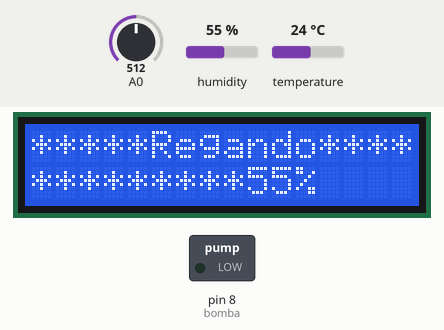
Recording of a sketch running on a simulated Arduino Uno, built with avr-gcc and run on an emulated ATmega328P. Parts: 16×2 character LCD, switched loads named in the sketch (green lamp = pin HIGH). Inputs (shaded band) come from the test bench; at power-on: A0 = 512, humidity 55 %, temperature 24 °C.

Above: at 1.2 s.
1.3 s: A0 set to 494
At 5.9 s:
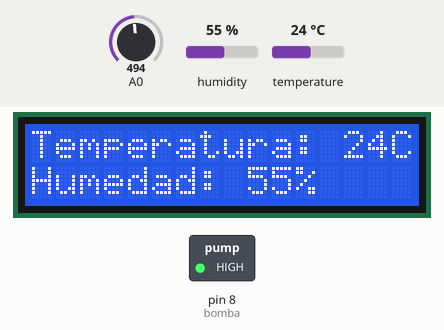
7.3 s: humidity set to 22 %
At 9.6 s:
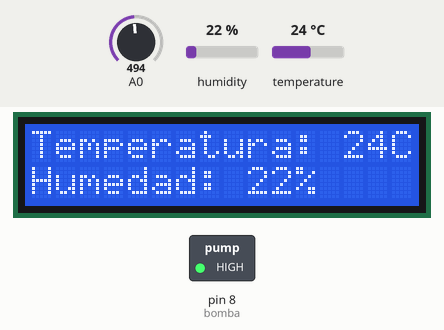
13.3 s: temperature set to 12 °C
At 15.8 s:
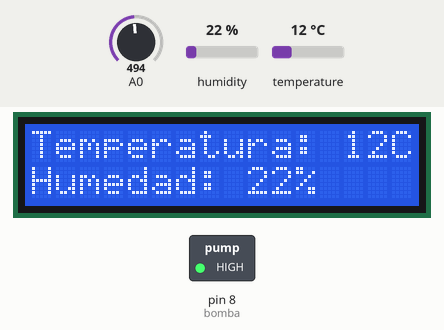
19.3 s: A0 set to 716
At 19.9 s:
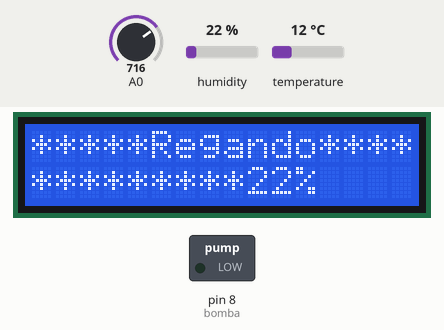
25.3 s: humidity set to 40 %
At 29.8 s:
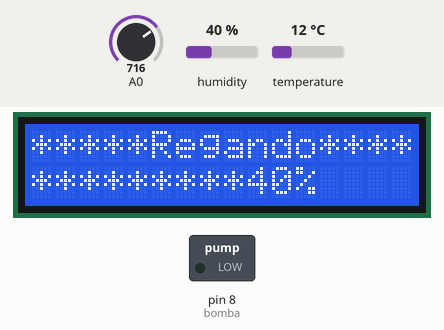
31.3 s: A0 set to 756
37.3 s: A0 set to 776
At 40.8 s:
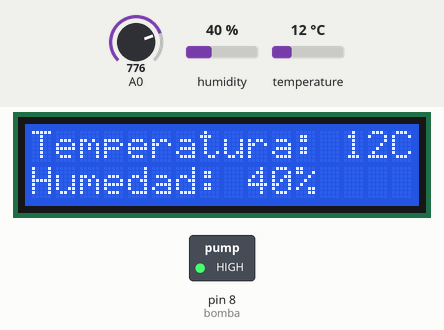
Timing chart, 0 to 42.3 s (numbered marks = the images above; inputs shaded):
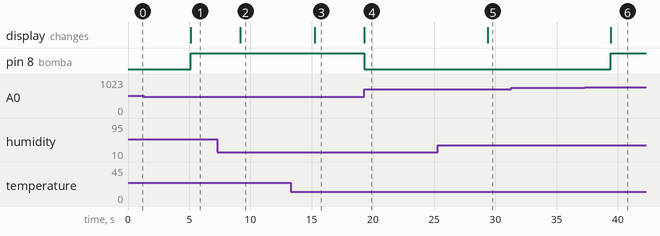

The sketch:

SistemaRiego.ino
```cpp
#include <LiquidCrystal.h>
#include <DHT.h>
#include <DHT_U.h>
//Alamacen de Potenciometro
long  valor;
//Pines
int bomba = 8;      // pin DATA de DHT22
int SensorTemp = 5;
//Variables
int temp;
int hum;
LiquidCrystal lcd(7, 6, 5, 4, 3, 2);  // pines RS, E, D4, D5, D6, D7
DHT dht(SensorTemp, DHT11);

void setup(){
  dht.begin();      // inicializacion de sensor
  lcd.begin(16, 2);     // inicializa a display de 16 columnas y 2 lineas
  pinMode(bomba, OUTPUT);// initialize digital pin LED_BUILTIN as an output.

}

void loop(){
  //Potenciometro
   valor = analogRead(A0);
//Sensor
temp = dht.readTemperature();
hum = dht.readHumidity();

//Pantalla
  lcd.setCursor(0, 0);      // ubica cursor en columna 0, linea 0
  lcd.print("Temperatura: "+ String(temp)+ "C");
  lcd.setCursor(0, 1);      // ubica cursor en columna 0, linea 1
  lcd.print("Humedad: "+ String(hum)+"%");

  if(temp>=25&&hum<=20){

    digitalWrite(bomba, LOW);
    lcd.setCursor(0, 0);
    lcd.print("*****Regando*****");
    lcd.setCursor(0, 1);
    lcd.print("*********");
    delay(5000);
          }else if(valor >= 512 && valor <=767){
    digitalWrite(bomba, LOW);
    lcd.setCursor(0, 0);
    lcd.print("*****Regando*****");
    lcd.setCursor(0, 1);
    lcd.print("*********");
    delay(5000);

  }else{
  digitalWrite(bomba, HIGH);
}
//Si no recibe informacion del sensor
  if(temp==0&&hum==0){
     lcd.setCursor(0,0);
     lcd.print("*****ERROR******"); // Mostrar en la pantalla LCD
     lcd.setCursor(0,1);
     lcd.print("***SIN SENSOR***");
     delay(1000); //Actualizacion cada segundo
  }
}
```

Measured:
- the behaviour switches between 512 and 511 on A0 (found by bisection; images 0 and 1)
- the behaviour switches between 767 and 768 on A0 (found by bisection; images 5 and 6)
- after the input at 1.3 s, pin 8 (bomba): LOW → HIGH after 3.8 s; the display: changes after 3.8 s (image 1)
- after the input at 7.3 s, the display: changes after 1.9 s (image 2)
- after the input at 13.3 s, the display: changes after 1.9 s (image 3)
- after the input at 19.3 s, pin 8 (bomba): HIGH → LOW at once; the display: changes at once (image 4)
- after the input at 25.3 s, the display: changes after 4.1 s (image 5)
- after the input at 31.3 s, every drawn part: stays the same
- after the input at 37.3 s, pin 8 (bomba): LOW → HIGH after 2.1 s; the display: changes after 2.1 s (image 6)
